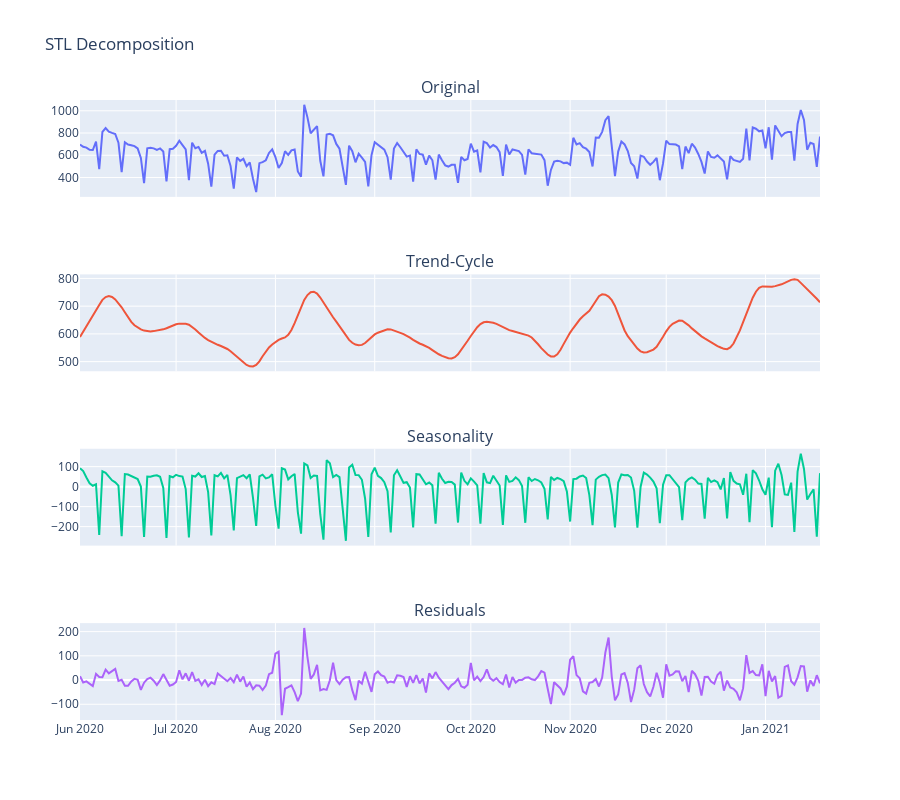

Here is the notebook cell this chart was saved with:
### Code cell
stl = STL(train)
decomposition = stl.fit()
# decomposition = sts.seasonal_decompose(train)

trend = decomposition.trend
seasonal = decomposition.seasonal
residual = decomposition.resid

fig = make_subplots(4,1,subplot_titles=['Original','Trend-Cycle','Seasonality','Residuals'],shared_xaxes=True)
fig.add_trace(go.Scatter(x=train.index,y=train.values,
                    mode='lines',
                    name='Original'),row=1,col=1)
fig.add_trace(go.Scatter(x=trend.index,y=trend.values,
                    mode='lines',
                    name='trend'),row=2,col=1)
fig.add_trace(go.Scatter(x=seasonal.index,y=seasonal.values,
                    mode='lines',
                    name='season'),row=3,col=1)
fig.add_trace(go.Scatter(x=residual.index,y=residual.values,
                    mode='lines',
                    name='residual'),row=4,col=1)
fig.update_layout(height=800, title='STL Decomposition',showlegend=False)
fig.show()

### Figure 1 — Plotly figure (JSON) as saved in the notebook; plotly's stock layout.template omitted (floating-point values rounded to 4 significant figures; data arrays with more than 128 entries replaced by an {"elided": "..."} marker saying what was removed)
{"data": [{"mode": "lines", "name": "Original", "type": "scatter", "x": {"elided": "232 str values"}, "xaxis": "x", "y": {"elided": "232 float values"}, "yaxis": "y"}, {"mode": "lines", "name": "trend", "type": "scatter", "x": {"elided": "232 str values"}, "xaxis": "x2", "y": {"elided": "232 float values"}, "yaxis": "y2"}, {"mode": "lines", "name": "season", "type": "scatter", "x": {"elided": "232 str values"}, "xaxis": "x3", "y": {"elided": "232 float values"}, "yaxis": "y3"}, {"mode": "lines", "name": "residual", "type": "scatter", "x": {"elided": "232 str values"}, "xaxis": "x4", "y": {"elided": "232 float values"}, "yaxis": "y4"}], "layout": {"annotations": [{"font": {"size": 16}, "showarrow": false, "text": "Original", "x": 0.5, "xanchor": "center", "xref": "paper", "y": 1, "yanchor": "bottom", "yref": "paper"}, {"font": {"size": 16}, "showarrow": false, "text": "Trend-Cycle", "x": 0.5, "xanchor": "center", "xref": "paper", "y": 0.7188, "yanchor": "bottom", "yref": "paper"}, {"font": {"size": 16}, "showarrow": false, "text": "Seasonality", "x": 0.5, "xanchor": "center", "xref": "paper", "y": 0.4375, "yanchor": "bottom", "yref": "paper"}, {"font": {"size": 16}, "showarrow": false, "text": "Residuals", "x": 0.5, "xanchor": "center", "xref": "paper", "y": 0.1562, "yanchor": "bottom", "yref": "paper"}], "height": 800, "showlegend": false, "title": {"text": "STL Decomposition"}, "xaxis": {"anchor": "y", "domain": [0, 1], "matches": "x4", "showticklabels": false}, "xaxis2": {"anchor": "y2", "domain": [0, 1], "matches": "x4", "showticklabels": false}, "xaxis3": {"anchor": "y3", "domain": [0, 1], "matches": "x4", "showticklabels": false}, "xaxis4": {"anchor": "y4", "domain": [0, 1]}, "yaxis": {"anchor": "x", "domain": [0.8438, 1]}, "yaxis2": {"anchor": "x2", "domain": [0.5625, 0.7188]}, "yaxis3": {"anchor": "x3", "domain": [0.2812, 0.4375]}, "yaxis4": {"anchor": "x4", "domain": [0, 0.1562]}}}
